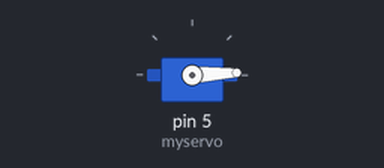
Bench run of a sketch on a simulated Arduino Uno, built with avr-gcc and run on an emulated ATmega328P. On the bench: servo.

Above: at 0.05 s.
At 2.0 s:
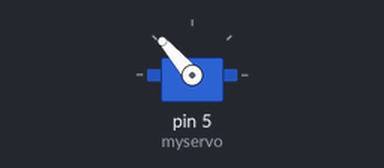
At 3.95 s:
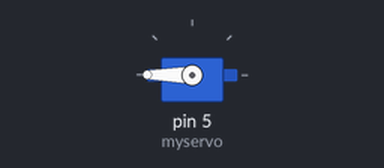
At 7.85 s:
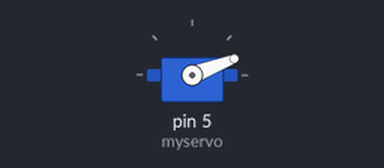
Timing chart, 0 to 10.6 s (numbered marks = the images above):
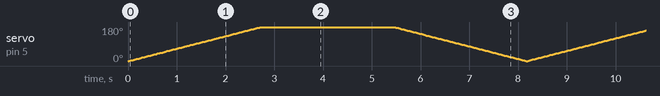

The sketch:

turning_head.ino
```cpp
#include <Servo.h>

Servo myservo;  // create servo object to control a servo
// twelve servo objects can be created on most boards

int pos = 0;    // variable to store the servo position

void setup() {
  myservo.attach(5);  // attaches the servo on pin 9 to the servo object
}

void loop() {
  for (pos = 0; pos <= 270; pos += 1) { // goes from 0 degrees to 180 degrees
    // in steps of 1 degree
    myservo.write(pos);              // tell servo to go to position in variable 'pos'
    delay(15);                       // waits 15ms for the servo to reach the position
  }
  for (pos = 270; pos >= 0; pos -= 1) { // goes from 180 degrees to 0 degrees
    myservo.write(pos);              // tell servo to go to position in variable 'pos'
    delay(15);                       // waits 15ms for the servo to reach the position
  }
}
```
